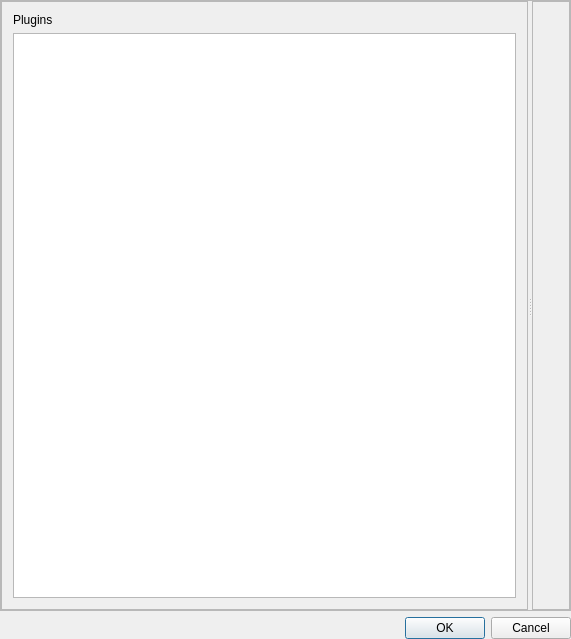
<?xml version="1.0" encoding="UTF-8"?>
<ui version="4.0">
 <class>PluginsDialogClass</class>
 <widget class="QDialog" name="PluginsDialogClass">
  <property name="geometry">
   <rect>
    <x>0</x>
    <y>0</y>
    <width>571</width>
    <height>639</height>
   </rect>
  </property>
  <property name="windowTitle">
   <string>PluginsDialog</string>
  </property>
  <layout class="QVBoxLayout" name="verticalLayout">
   <property name="spacing">
    <number>6</number>
   </property>
   <property name="leftMargin">
    <number>0</number>
   </property>
   <property name="topMargin">
    <number>0</number>
   </property>
   <property name="rightMargin">
    <number>0</number>
   </property>
   <property name="bottomMargin">
    <number>0</number>
   </property>
   <item>
    <widget class="QFrame" name="frame">
     <property name="frameShape">
      <enum>QFrame::Shape::StyledPanel</enum>
     </property>
     <property name="frameShadow">
      <enum>QFrame::Shadow::Raised</enum>
     </property>
     <layout class="QVBoxLayout" name="verticalLayout_4">
      <property name="spacing">
       <number>0</number>
      </property>
      <property name="leftMargin">
       <number>0</number>
      </property>
      <property name="topMargin">
       <number>0</number>
      </property>
      <property name="rightMargin">
       <number>0</number>
      </property>
      <property name="bottomMargin">
       <number>0</number>
      </property>
      <item>
       <widget class="QSplitter" name="splitter">
        <property name="orientation">
         <enum>Qt::Orientation::Horizontal</enum>
        </property>
        <property name="childrenCollapsible">
         <bool>false</bool>
        </property>
        <widget class="QFrame" name="frameList">
         <property name="frameShape">
          <enum>QFrame::Shape::StyledPanel</enum>
         </property>
         <property name="frameShadow">
          <enum>QFrame::Shadow::Raised</enum>
         </property>
         <layout class="QVBoxLayout" name="verticalLayout_3">
          <item>
           <widget class="QLabel" name="label">
            <property name="text">
             <string>Plugins</string>
            </property>
           </widget>
          </item>
          <item>
           <widget class="QTreeView" name="listPlugins"/>
          </item>
         </layout>
        </widget>
        <widget class="QFrame" name="frameDetails">
         <property name="frameShape">
          <enum>QFrame::Shape::StyledPanel</enum>
         </property>
         <property name="frameShadow">
          <enum>QFrame::Shadow::Raised</enum>
         </property>
         <layout class="QVBoxLayout" name="verticalLayout_2" stretch="0">
          <property name="spacing">
           <number>9</number>
          </property>
          <property name="leftMargin">
           <number>9</number>
          </property>
          <property name="topMargin">
           <number>9</number>
          </property>
          <property name="rightMargin">
           <number>9</number>
          </property>
          <property name="bottomMargin">
           <number>9</number>
          </property>
          <item>
           <widget class="PluginDetailsWidget" name="pluginDetailsWidget" native="true"/>
          </item>
         </layout>
        </widget>
       </widget>
      </item>
     </layout>
    </widget>
   </item>
   <item>
    <widget class="QDialogButtonBox" name="buttonBox">
     <property name="standardButtons">
      <set>QDialogButtonBox::StandardButton::Cancel|QDialogButtonBox::StandardButton::Ok</set>
     </property>
    </widget>
   </item>
  </layout>
 </widget>
 <layoutdefault spacing="6" margin="11"/>
 <customwidgets>
  <customwidget>
   <class>PluginDetailsWidget</class>
   <extends>QWidget</extends>
   <header>widgets/PluginDetailsWidget/plugindetailswidget.h</header>
   <container>1</container>
  </customwidget>
 </customwidgets>
 <resources/>
 <connections/>
</ui>
